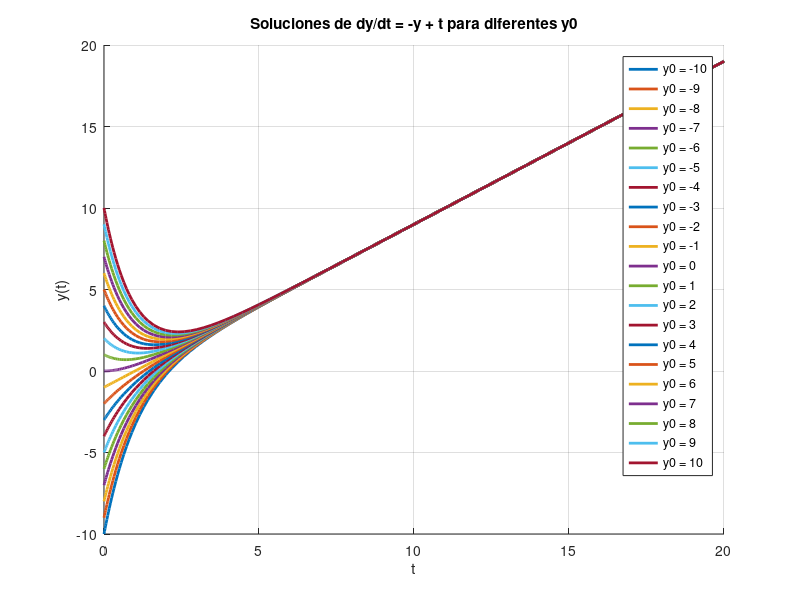

MATLAB code to generate this figure:
%{
Dibujar en la misma ventana gr´afica las soluciones correspondientes a la ley lineal
y′ = −y + t
en el intervalo [0, 20] considerando distintos valores de y(0) entre −10 y 10. Analizar
los resultados.
%}
y0 = -10 : 1 : 10; %y0, paso, yf; y de 21 valores
tspan = [0 , 20];
f=@(t, y) -y + t;
for i = y0
    [t, y] = ode45(f, tspan, i);
    figure(1)
    hold on
    plot(t,y,'Linewidth',2,'DisplayName', ['y0 = ' num2str(i)])
    legend show; 

end
xlabel('t')
ylabel('y(t)')
title('Soluciones de dy/dt = -y + t para diferentes y0')
grid on
